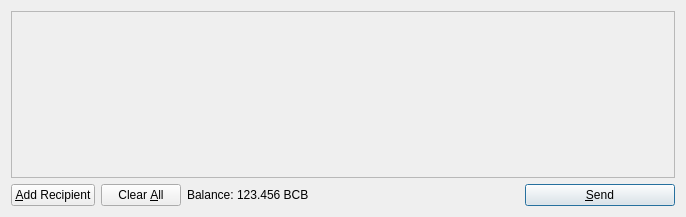
<?xml version="1.0" encoding="UTF-8"?>
<ui version="4.0">
 <class>SendCoinsDialog</class>
 <widget class="QDialog" name="SendCoinsDialog">
  <property name="geometry">
   <rect>
    <x>0</x>
    <y>0</y>
    <width>686</width>
    <height>217</height>
   </rect>
  </property>
  <property name="windowTitle">
   <string>Send Coins</string>
  </property>
  <layout class="QVBoxLayout" name="verticalLayout">
   <item>
    <widget class="QScrollArea" name="scrollArea">
     <property name="widgetResizable">
      <bool>true</bool>
     </property>
     <widget class="QWidget" name="scrollAreaWidgetContents">
      <property name="geometry">
       <rect>
        <x>0</x>
        <y>0</y>
        <width>666</width>
        <height>165</height>
       </rect>
      </property>
      <layout class="QVBoxLayout" name="verticalLayout_2">
       <property name="margin">
        <number>0</number>
       </property>
       <item>
        <layout class="QVBoxLayout" name="entries">
         <property name="spacing">
          <number>6</number>
         </property>
        </layout>
       </item>
       <item>
        <spacer name="verticalSpacer">
         <property name="orientation">
          <enum>Qt::Vertical</enum>
         </property>
         <property name="sizeHint" stdset="0">
          <size>
           <width>20</width>
           <height>40</height>
          </size>
         </property>
        </spacer>
       </item>
      </layout>
     </widget>
    </widget>
   </item>
   <item>
    <layout class="QHBoxLayout" name="horizontalLayout">
     <item>
      <widget class="QPushButton" name="addButton">
       <property name="toolTip">
        <string>Send to multiple recipients at once</string>
       </property>
       <property name="text">
        <string>&amp;Add Recipient</string>
       </property>
       <property name="icon">
        <iconset resource="../bitcoin.qrc">
         <normaloff>:/icons/add</normaloff>:/icons/add</iconset>
       </property>
       <property name="autoDefault">
        <bool>false</bool>
       </property>
      </widget>
     </item>
     <item>
      <widget class="QPushButton" name="clearButton">
       <property name="sizePolicy">
        <sizepolicy hsizetype="Minimum" vsizetype="Fixed">
         <horstretch>0</horstretch>
         <verstretch>0</verstretch>
        </sizepolicy>
       </property>
       <property name="toolTip">
        <string>Remove all transaction fields</string>
       </property>
       <property name="text">
        <string>Clear &amp;All</string>
       </property>
       <property name="icon">
        <iconset resource="../bitcoin.qrc">
         <normaloff>:/icons/remove</normaloff>:/icons/remove</iconset>
       </property>
       <property name="autoRepeatDelay">
        <number>300</number>
       </property>
       <property name="autoDefault">
        <bool>false</bool>
       </property>
      </widget>
     </item>
     <item>
      <layout class="QHBoxLayout" name="horizontalLayout_2">
       <property name="spacing">
        <number>3</number>
       </property>
       <item>
        <widget class="QLabel" name="label">
         <property name="text">
          <string>Balance:</string>
         </property>
        </widget>
       </item>
       <item>
        <widget class="QLabel" name="labelBalance">
         <property name="cursor">
          <cursorShape>IBeamCursor</cursorShape>
         </property>
         <property name="text">
          <string>123.456 BCB</string>
         </property>
         <property name="textInteractionFlags">
          <set>Qt::LinksAccessibleByMouse|Qt::TextSelectableByKeyboard|Qt::TextSelectableByMouse</set>
         </property>
        </widget>
       </item>
      </layout>
     </item>
     <item>
      <spacer name="horizontalSpacer">
       <property name="orientation">
        <enum>Qt::Horizontal</enum>
       </property>
       <property name="sizeHint" stdset="0">
        <size>
         <width>40</width>
         <height>20</height>
        </size>
       </property>
      </spacer>
     </item>
     <item>
      <widget class="QPushButton" name="sendButton">
       <property name="minimumSize">
        <size>
         <width>150</width>
         <height>0</height>
        </size>
       </property>
       <property name="toolTip">
        <string>Confirm the send action</string>
       </property>
       <property name="text">
        <string>&amp;Send</string>
       </property>
       <property name="icon">
        <iconset resource="../bitcoin.qrc">
         <normaloff>:/icons/send</normaloff>:/icons/send</iconset>
       </property>
       <property name="default">
        <bool>true</bool>
       </property>
      </widget>
     </item>
    </layout>
   </item>
  </layout>
 </widget>
 <resources>
  <include location="../bitcoin.qrc"/>
 </resources>
 <connections/>
</ui>
